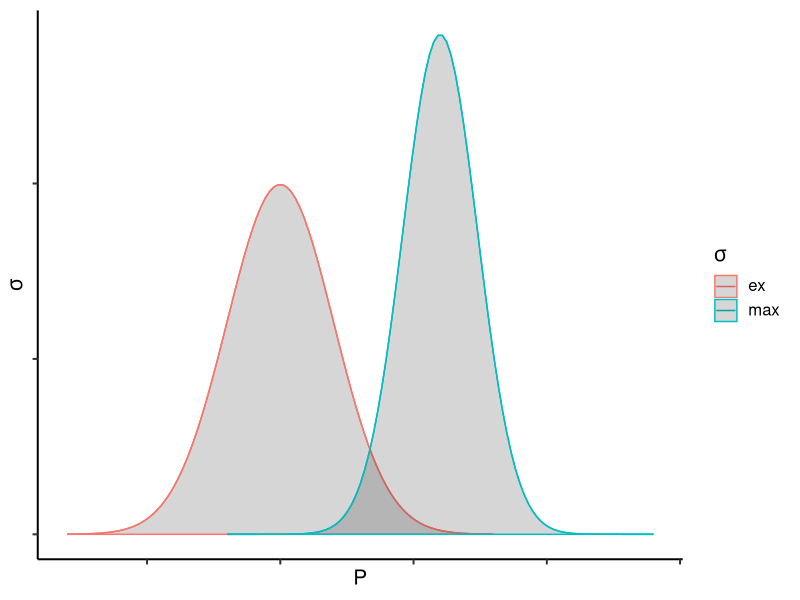

This figure's R source: (Note: this script raises an error after producing the figure.)
## ---- chunk 1
library(tidyverse)
library(kableExtra)
library(scales)
## ---- chunk 2
R <- data.frame(species=c("Dog jumping","Kangaroo hopping","Possum","Elephant running","Man weightlifting"),
                  SF=c(2.8,3.2,3,"1-1.7",6)
                  )

R%>%kable%>%kableExtra::kable_styling()

## ---- chunk 3
R <- data.frame(species=c("Bullfrog","Salamanders","Possum","Eutherians","Iguana","Turtles","Crocs","Birds"),
                  SF=c(8,10.5,5.1,2.5,10.8,4.4,6.3,3.3)
                  )

R%>%kable%>%kableExtra::kable_styling()

## ---- chunk 4

x <- seq(-4, 4, length=100)
ex <- dnorm(x)
mx <- dnorm(x+3,mean = 3,sd = 0.7)

p <- rbind(
  data.frame(P=x,sig=ex,type="ex"),
  data.frame(P=x+3,sig=mx,type="max")
)

p%>%
  ggplot(aes(P,sig,col=type))+geom_line()+theme_classic(15)+geom_ribbon(aes(ymin = 0, ymax = sig),alpha=0.2)+labs(
       x = expression(P),
       y= expression(sigma),
       col = expression(paste(sigma))) + 
  scale_colour_discrete(labels = parse_format())+theme(axis.text = element_blank())

## ---- chunk 5
#stride length
knitr::include_graphics("img/buckling.png")

## ---- chunk 6
#stride length
knitr::include_graphics("img/buckling3.png")


## ---- chunk 7
#stride length
knitr::include_graphics("img/secondmomentlist.png")


## ---- chunk 8
#stride length
knitr::include_graphics("https://comportho.com/wp-content/uploads/2017/12/hipfx-1080x675.jpg")
